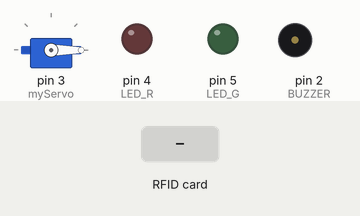
Recording of a sketch running on a simulated Arduino Uno, built with avr-gcc and run on an emulated ATmega328P. On the bench: servo, output pins drawn as LEDs (lit = HIGH), buzzer (waves = sounding). The test bench sets the inputs (shaded band). Pins used as bus, display or sensor lines are not drawn; what the sketch prints to the serial monitor is not drawn.

Above: at 1.2 s.
1.3 s: RFID card 63 0B D5 83 held to the reader
At 3.2 s:
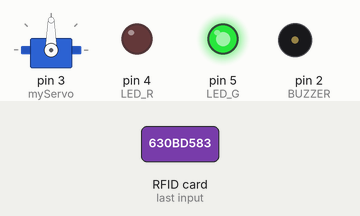
3.6 s: RFID card 5E 7A 19 C4 held to the reader
At 6.4 s:
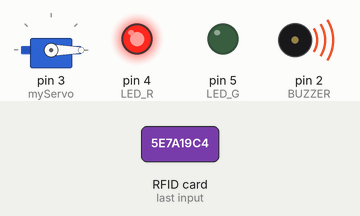
6.6 s: RFID card 76 F5 D3 83 held to the reader
At 7.56 s:
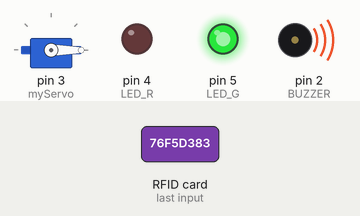
Timing chart, 0 to 13.2 s (numbered marks = the images above; inputs shaded):
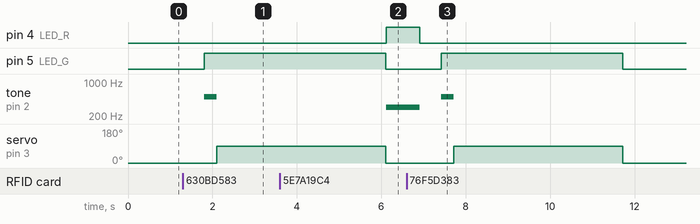

Measured:
- after the input at 1.3 s, pin 5 (LED_G): LOW → HIGH after 0.51 s; tone on pin 2 (BUZZER): silent → 500 Hz after 0.51 s, → silent 0.30 s later; servo on pin 3 (myServo): 0° → 90° after 0.81 s
- after the input at 3.6 s, pin 4 (LED_R): LOW → HIGH after 2.5 s; tone on pin 2 (BUZZER): silent → 300 Hz after 2.5 s
- after the input at 6.6 s, pin 5 (LED_G): LOW → HIGH after 0.82 s, → LOW 4.3 s later; servo on pin 3 (myServo): 0° → 90° after 1.1 s, → 0° 4.0 s later

The sketch:

046-Arduino-Security-Access-Lock-RFID-1.ino
```cpp
#include <SPI.h>
#include <MFRC522.h>
#include <Servo.h>

#define SS_PIN 10
#define RST_PIN 9
#define LED_G 5 //define green LED pin
#define LED_R 4 //define red LED
#define BUZZER 2 //buzzer pin

MFRC522 mfrc522(SS_PIN, RST_PIN);   // Create MFRC522 instance.
Servo myServo; //define servo name

void setup() {
  Serial.begin(9600);   // Initiate a serial communication
  SPI.begin();      // Initiate  SPI bus
  mfrc522.PCD_Init();   // Initiate MFRC522
  myServo.attach(3); //servo pin
  myServo.write(0); //servo start position
  pinMode(LED_G, OUTPUT);//setup led
  pinMode(LED_R, OUTPUT);
  pinMode(BUZZER, OUTPUT);
  noTone(BUZZER);
  //Serial.println("Put your card to the reader...");
  //Serial.println();
}

void loop() {
  // Look for new cards
  if ( ! mfrc522.PICC_IsNewCardPresent())
  {
    return;
  }
  // Select one of the cards
  if ( ! mfrc522.PICC_ReadCardSerial())
  {
    return;
  }
  //Show UID on serial monitor
  //Serial.print("UID tag :");
  String content= "";
  byte letter;
  for (byte i = 0; i < mfrc522.uid.size; i++)
  {
     //Serial.print(mfrc522.uid.uidByte[i] < 0x10 ? " 0" : " ");
    // Serial.print(mfrc522.uid.uidByte[i], HEX);
     content.concat(String(mfrc522.uid.uidByte[i] < 0x10 ? " 0" : " "));
     content.concat(String(mfrc522.uid.uidByte[i], HEX));
  }
  //Serial.println();
  //Serial.print("Message : ");
  content.toUpperCase();
  if (content.substring(1) == "63 0B D5 83" || content.substring(1) == "76 F5 D3 83" || content.substring(1) == "74 0C 5C D3" || content.substring(1) == "CA 9A 5D D3") //change here the UID of the card/cards that you want to give access
  {

    if(mfrc522.uid.uidByte[0]==0x63
    &&mfrc522.uid.uidByte[1]==0x0B
    &&mfrc522.uid.uidByte[2]==0xD5
    &&mfrc522.uid.uidByte[3]==0x83) {

    for(int i = 0; i < 4; i++) {
      Serial.write(mfrc522.uid.uidByte[i]);
      }
    }

    if(mfrc522.uid.uidByte[0]==0x76
    &&mfrc522.uid.uidByte[1]==0xF5
    &&mfrc522.uid.uidByte[2]==0xD3
    &&mfrc522.uid.uidByte[3]==0x83) {

      for(int i = 0; i < 4; i++) {
        Serial.write(mfrc522.uid.uidByte[i]);
      }
    }

    if(mfrc522.uid.uidByte[0]==0xCA
    &&mfrc522.uid.uidByte[1]==0x9A
    &&mfrc522.uid.uidByte[2]==0x5D
    &&mfrc522.uid.uidByte[3]==0xD3) {

      for(int i = 0; i < 4; i++) {
        Serial.write(mfrc522.uid.uidByte[i]);
      }
    }

    if(mfrc522.uid.uidByte[0]==0x74
    &&mfrc522.uid.uidByte[1]==0x0C
    &&mfrc522.uid.uidByte[2]==0x5C
    &&mfrc522.uid.uidByte[3]==0xD3) {

      for(int i = 0; i < 4; i++) {
        Serial.write(mfrc522.uid.uidByte[i]);
      }
    }

    //Serial.println("Authorized access");
    //Serial.println();
    delay(500);
    digitalWrite(LED_G, HIGH);
    tone(BUZZER, 500);
    delay(300);
    noTone(BUZZER);
    myServo.write(90);
    delay(4000);
    myServo.write(0);
    digitalWrite(LED_G, LOW);
  }

  else {
    //Serial.println(" Access denied");
    digitalWrite(LED_R, HIGH);
    tone(BUZZER, 300);
    delay(800);
    digitalWrite(LED_R, LOW);
    noTone(BUZZER);
  }
}
```
